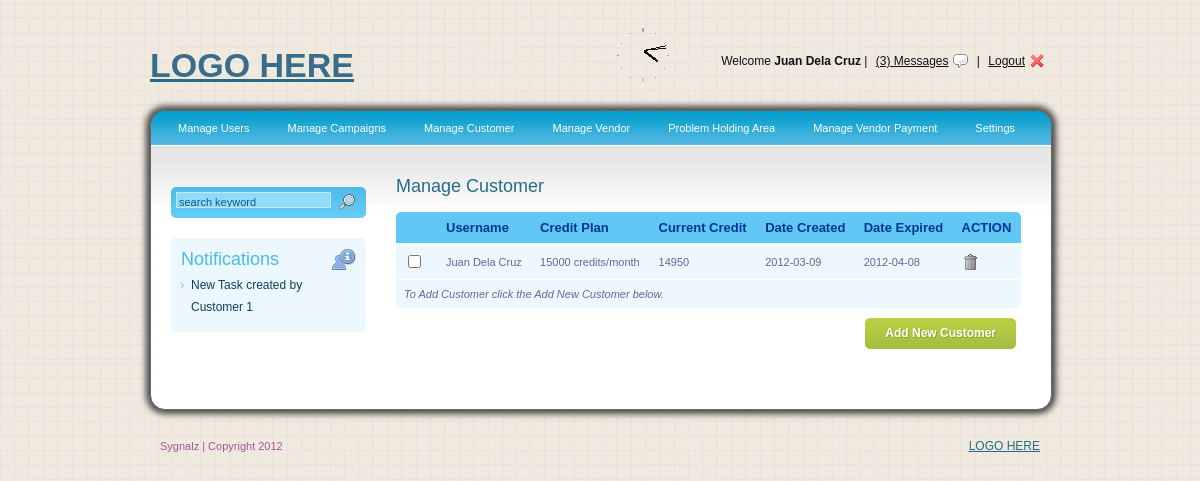
The app's page /MyPlayGround/manage_customer.php (signed in) with its own data.
### tables this page shows
CREATE TABLE IF NOT EXISTS `tbl_customer` (
  `customer_id` int(11) NOT NULL AUTO_INCREMENT,
  `plan_id` int(11) NOT NULL,
  `user_id` int(11) unsigned NOT NULL,
  `customer_credit` int(11) NOT NULL,
  `plan_started` text NOT NULL,
  `plan_end` text NOT NULL,
  PRIMARY KEY (`customer_id`),
  KEY `FK_tbl_customer_1` (`user_id`)
);

CREATE TABLE IF NOT EXISTS `tbl_user` (
  `userid` int(11) unsigned NOT NULL AUTO_INCREMENT,
  `fullname` varchar(100) NOT NULL,
  `screenname` varchar(20) NOT NULL,
  `emailadd` varchar(50) NOT NULL,
  `username` varchar(50) NOT NULL,
  `password` varchar(50) NOT NULL,
  `usertype` int(5) unsigned NOT NULL,
  `phonenumber` varchar(20) NOT NULL,
  `initial` int(2) NOT NULL,
  `user_set` text,
  PRIMARY KEY (`userid`)
);

CREATE TABLE IF NOT EXISTS `tbl_plan` (
  `plan_id` int(11) NOT NULL AUTO_INCREMENT,
  `plan_credit` text NOT NULL,
  PRIMARY KEY (`plan_id`)
);

### MyPlayGround/_libraries/generateModel.php (the view, shortened to what this page needs)
<?php
class Model extends Components{
       function getCustomer($conn,$cusId){
           $resultAuthUser = $conn->query("SELECT * FROM tbl_customer a LEFT JOIN tbl_user b ON a.user_id = b.userid LEFT JOIN tbl_plan c ON a.plan_id = c.plan_id");
           $finaldat = "";
          while($resultData=$resultAuthUser->fetch_array(MYSQLI_ASSOC)){
            if($cusId==$resultData['user_id']){
              $finaldat.= "<tr>
                        <td><input type='checkbox' /></td>
                        <td></td>
                        <td></td>
                        <td></td>
                        <td></td>
                        <td></td>
                        <input type='hidden' class='userId' name='nuserId' value='$resultData[user_id]' />
                        <td colspan='2'><img src='images/save.jpg' style='width:16px;height:16px;' alt='$resultData[user_id]' onclick='saveupUser(this.alt)' border='0' /></td>
                    </tr>";
            }
            else{
               $start = date('Y-m-d', $resultData['plan_started']);
               $end = date('Y-m-d', $resultData['plan_end']);
               $finaldat.= "<tr>
                        <td><input type='checkbox' /></td>
                        <td>$resultData[fullname]</td>
                        <td>$resultData[plan_credit] credits/month</td>
                        <td>$resultData[customer_credit]</td>
                        <td>$start</td>
                        <td>$end</td>
                        <input type='hidden' class='userId' name='nuserId' value='$resultData[user_id]' />
                        <td colspan='2'><img src='images/trash.png' alt='$resultData[user_id]' title='' class='deleteUser' onclick='delCustomer(this.alt)'  border='0' /></td>
                    </tr>";
            }
          }
          return $finaldat;
       }
}
?>

### MyPlayGround/_css/general.css (style rules this page uses)
html { color: #333333; font: 13px/22px "Lucida Grande", "Lucida Sans", "Lucida Sans Unicode", sans-serif; }
input { font: 13px/22px "Lucida Grande", "Lucida Sans", "Lucida Sans Unicode", sans-serif; }

### MyPlayGround/_css/demo.css (style rules this page uses)
body { background:#fff; color:#333; font: 12px/22px verdana, arial, sans-serif; height:100%; margin:0 auto; width:100%; }
img { border:0; }

### MyPlayGround/_css/style.css (style rules this page uses)
body { background:url(../images/bg.png); font-family:Arial, Helvetica, sans-serif; padding:0; font-size:12px; text-align: center; color: #0e4354; }
#rounded-corner td { padding: 8px; background: #ecf8fd; border-top: 1px solid #fff; color: #669; }

### MyPlayGround/_css/niceforms-default.css (style rules this page uses)
select, input, textarea, button { outline:none; resize:none; }

### records on screen
tbl_customer: user.fullname "Juan Dela Cruz", plan.plan_credit "15000", customer_credit "14950", plan_started "2012-03-09", plan_end "2012-04-08"

### other values on screen
$_SESSION['name'] "Juan Dela Cruz"
COMPANY_NAME "Sygnalz"
